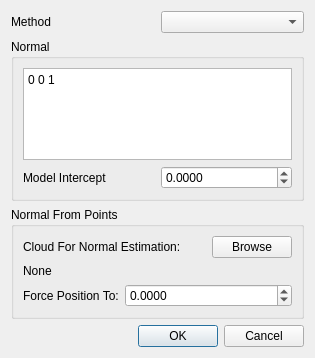
<?xml version="1.0" encoding="UTF-8"?>
<ui version="4.0">
 <class>ComputeStratigraphicPositionDlg</class>
 <widget class="QDialog" name="ComputeStratigraphicPositionDlg">
  <property name="geometry">
   <rect>
    <x>0</x>
    <y>0</y>
    <width>315</width>
    <height>358</height>
   </rect>
  </property>
  <property name="windowTitle">
   <string>Compute Stratigraphic Position</string>
  </property>
  <layout class="QVBoxLayout" name="verticalLayout">
   <item>
    <layout class="QHBoxLayout" name="horizontalLayout_2">
     <item>
      <widget class="QLabel" name="label">
       <property name="text">
        <string>Method</string>
       </property>
      </widget>
     </item>
     <item>
      <widget class="QComboBox" name="normal_est_method"/>
     </item>
    </layout>
   </item>
   <item>
    <widget class="QGroupBox" name="normal_group">
     <property name="title">
      <string>Normal</string>
     </property>
     <layout class="QHBoxLayout" name="horizontalLayout">
      <item>
       <layout class="QGridLayout" name="gridLayout">
        <property name="sizeConstraint">
         <enum>QLayout::SetMaximumSize</enum>
        </property>
        <item row="0" column="0" colspan="2">
         <widget class="QTextEdit" name="normal_string">
          <property name="html">
           <string>&lt;!DOCTYPE HTML PUBLIC &quot;-//W3C//DTD HTML 4.0//EN&quot; &quot;http://www.w3.org/TR/REC-html40/strict.dtd&quot;&gt;
&lt;html&gt;&lt;head&gt;&lt;meta name=&quot;qrichtext&quot; content=&quot;1&quot; /&gt;&lt;style type=&quot;text/css&quot;&gt;
p, li { white-space: pre-wrap; }
&lt;/style&gt;&lt;/head&gt;&lt;body style=&quot; font-family:'Sans Serif'; font-size:7pt; font-weight:400; font-style:normal;&quot;&gt;
&lt;p style=&quot; margin-top:0px; margin-bottom:0px; margin-left:0px; margin-right:0px; -qt-block-indent:0; text-indent:0px;&quot;&gt;&lt;span style=&quot; font-size:9pt;&quot;&gt;0 0 1&lt;/span&gt;&lt;/p&gt;&lt;/body&gt;&lt;/html&gt;</string>
          </property>
         </widget>
        </item>
        <item row="1" column="0">
         <widget class="QLabel" name="label_3">
          <property name="text">
           <string>Model Intercept</string>
          </property>
         </widget>
        </item>
        <item row="1" column="1">
         <widget class="QDoubleSpinBox" name="intercept">
          <property name="decimals">
           <number>4</number>
          </property>
          <property name="minimum">
           <double>-10000.000000000000000</double>
          </property>
          <property name="maximum">
           <double>10000.000000000000000</double>
          </property>
          <property name="singleStep">
           <double>0.010000000000000</double>
          </property>
         </widget>
        </item>
       </layout>
      </item>
     </layout>
    </widget>
   </item>
   <item>
    <widget class="QGroupBox" name="point_set_group">
     <property name="title">
      <string>Normal From Points</string>
     </property>
     <layout class="QGridLayout" name="gridLayout_3">
      <item row="0" column="0">
       <layout class="QGridLayout" name="gridLayout_2">
        <item row="0" column="0" colspan="2">
         <widget class="QLabel" name="label_2">
          <property name="text">
           <string>Cloud For Normal Estimation:</string>
          </property>
         </widget>
        </item>
        <item row="0" column="2">
         <widget class="QPushButton" name="browse_button">
          <property name="text">
           <string>Browse</string>
          </property>
         </widget>
        </item>
        <item row="1" column="0" colspan="3">
         <widget class="QLabel" name="cloud_selected">
          <property name="text">
           <string>None</string>
          </property>
         </widget>
        </item>
        <item row="2" column="0">
         <widget class="QLabel" name="cloud_selected_2">
          <property name="text">
           <string>Force Position To:</string>
          </property>
         </widget>
        </item>
        <item row="2" column="1" colspan="2">
         <widget class="QDoubleSpinBox" name="force_sp">
          <property name="decimals">
           <number>4</number>
          </property>
          <property name="minimum">
           <double>-10000.000000000000000</double>
          </property>
          <property name="maximum">
           <double>10000.000000000000000</double>
          </property>
          <property name="singleStep">
           <double>0.010000000000000</double>
          </property>
         </widget>
        </item>
       </layout>
      </item>
     </layout>
    </widget>
   </item>
   <item>
    <widget class="QDialogButtonBox" name="buttons">
     <property name="orientation">
      <enum>Qt::Horizontal</enum>
     </property>
     <property name="standardButtons">
      <set>QDialogButtonBox::Cancel|QDialogButtonBox::Ok</set>
     </property>
    </widget>
   </item>
  </layout>
 </widget>
 <resources/>
 <connections>
  <connection>
   <sender>buttons</sender>
   <signal>accepted()</signal>
   <receiver>ComputeStratigraphicPositionDlg</receiver>
   <slot>accept()</slot>
   <hints>
    <hint type="sourcelabel">
     <x>60</x>
     <y>380</y>
    </hint>
    <hint type="destinationlabel">
     <x>157</x>
     <y>274</y>
    </hint>
   </hints>
  </connection>
  <connection>
   <sender>buttons</sender>
   <signal>rejected()</signal>
   <receiver>ComputeStratigraphicPositionDlg</receiver>
   <slot>reject()</slot>
   <hints>
    <hint type="sourcelabel">
     <x>86</x>
     <y>380</y>
    </hint>
    <hint type="destinationlabel">
     <x>286</x>
     <y>274</y>
    </hint>
   </hints>
  </connection>
 </connections>
</ui>
